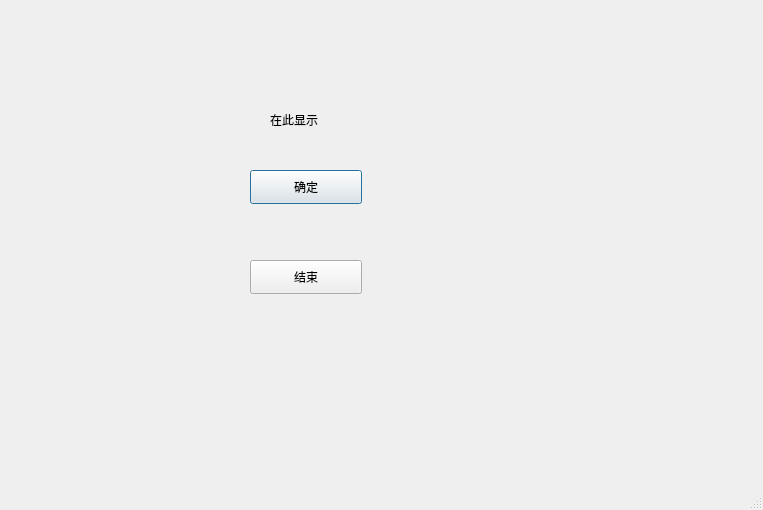
<?xml version="1.0" encoding="UTF-8"?>
<ui version="4.0">
 <class>Dialog</class>
 <widget class="QDialog" name="Dialog">
  <property name="geometry">
   <rect>
    <x>0</x>
    <y>0</y>
    <width>763</width>
    <height>510</height>
   </rect>
  </property>
  <property name="windowTitle">
   <string>Dialog</string>
  </property>
  <property name="sizeGripEnabled">
   <bool>true</bool>
  </property>
  <widget class="QLabel" name="label">
   <property name="geometry">
    <rect>
     <x>270</x>
     <y>110</y>
     <width>68</width>
     <height>19</height>
    </rect>
   </property>
   <property name="text">
    <string>在此显示</string>
   </property>
  </widget>
  <widget class="QPushButton" name="pushButton">
   <property name="geometry">
    <rect>
     <x>250</x>
     <y>170</y>
     <width>112</width>
     <height>34</height>
    </rect>
   </property>
   <property name="text">
    <string>确定</string>
   </property>
  </widget>
  <widget class="QPushButton" name="pushButton_2">
   <property name="geometry">
    <rect>
     <x>250</x>
     <y>260</y>
     <width>112</width>
     <height>34</height>
    </rect>
   </property>
   <property name="text">
    <string>结束</string>
   </property>
  </widget>
 </widget>
 <resources/>
 <connections>
  <connection>
   <sender>pushButton_2</sender>
   <signal>clicked()</signal>
   <receiver>Dialog</receiver>
   <slot>close()</slot>
   <hints>
    <hint type="sourcelabel">
     <x>305</x>
     <y>284</y>
    </hint>
    <hint type="destinationlabel">
     <x>426</x>
     <y>358</y>
    </hint>
   </hints>
  </connection>
 </connections>
</ui>
